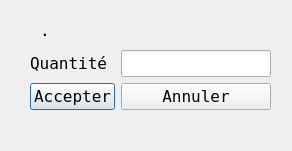
<?xml version="1.0" encoding="UTF-8"?>
<ui version="4.0">
 <class>diag2</class>
 <widget class="QDialog" name="diag2">
  <property name="geometry">
   <rect>
    <x>0</x>
    <y>0</y>
    <width>292</width>
    <height>151</height>
   </rect>
  </property>
  <property name="font">
   <font>
    <family>NSimSun</family>
    <pointsize>12</pointsize>
   </font>
  </property>
  <property name="windowTitle">
   <string>Specifier le quantité</string>
  </property>
  <property name="windowIcon">
   <iconset>
    <normaloff>../gas.ico</normaloff>../gas.ico</iconset>
  </property>
  <widget class="QWidget" name="formLayoutWidget">
   <property name="geometry">
    <rect>
     <x>30</x>
     <y>50</y>
     <width>241</width>
     <height>71</height>
    </rect>
   </property>
   <layout class="QFormLayout" name="formLayout">
    <item row="0" column="1">
     <widget class="QLineEdit" name="quanta2"/>
    </item>
    <item row="0" column="0">
     <widget class="QLabel" name="label">
      <property name="text">
       <string>Quantité</string>
      </property>
     </widget>
    </item>
    <item row="1" column="0">
     <widget class="QPushButton" name="accept2">
      <property name="text">
       <string>Accepter</string>
      </property>
     </widget>
    </item>
    <item row="1" column="1">
     <widget class="QPushButton" name="decline2">
      <property name="text">
       <string>Annuler</string>
      </property>
     </widget>
    </item>
   </layout>
  </widget>
  <widget class="QLabel" name="currentQuanta2">
   <property name="geometry">
    <rect>
     <x>40</x>
     <y>20</y>
     <width>221</width>
     <height>20</height>
    </rect>
   </property>
   <property name="text">
    <string>.</string>
   </property>
  </widget>
 </widget>
 <resources/>
 <connections/>
</ui>
